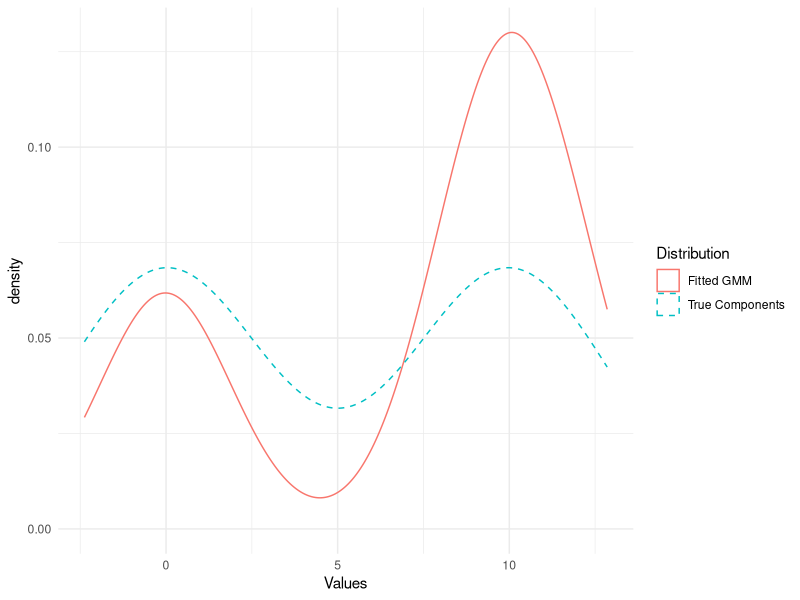
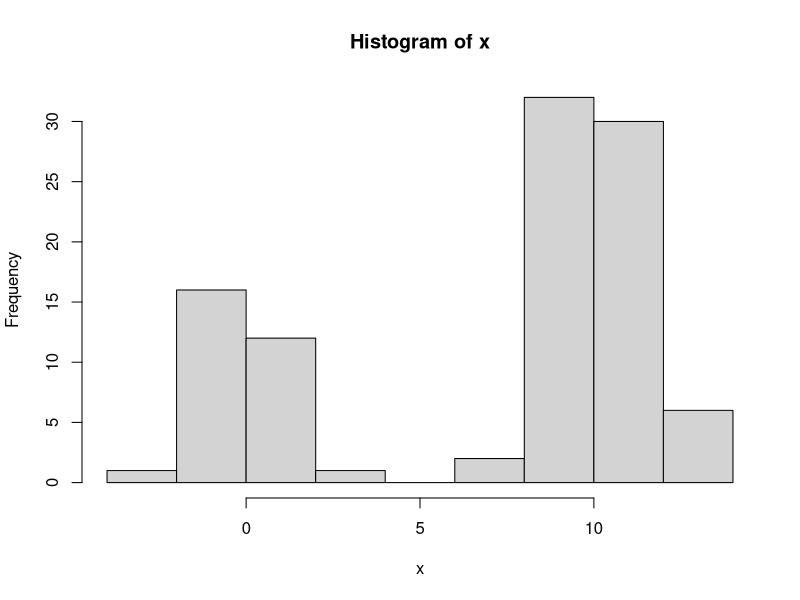

Write the R code that produced these figures, in order.
## ---- chunk 1
#Example 4: SEM Estimates for the Same Means but Different Variances

## Import the rmultinom function
library(stats)

#Set the Seed Number
set.seed(1456)

## Initialize the parameters
w = 0.3
mu1 =0
mu2 = 0
sigma2_1 = 1
sigma2_2 = 2

n = 200
K = 2
s = 0
sw = FALSE
LL = -Inf
LL.out = NULL
epsilon = 10^(-5)


# Define the Gaussian Mixture Model
z <- sample(1:2, n, replace = TRUE, prob = c(w, 1 - w))
y=ifelse(z==1,rnorm(n, mu1,sqrt(sigma2_1)),rnorm(n,mu2, sqrt(sigma2_2)))

## Checking convergence of the algorithm
while (s<=336) {
  
 gik = array(0, dim=c(n,K))  ##Responsibilities matrix
# Calculate responsibilities for each component K for each observation
for (i in 1:n) {
  gik[i, 1] <- (w * dnorm(y[i], mu1, sqrt(sigma2_1)))
  gik[i, 2] <- ((1 - w) * dnorm(y[i], mu2, sqrt(sigma2_2)))
}

# Normalize the responsibilities for each observation
for (i in 1:n) {
  gik[i,] <- gik[i,] / sum(gik[i,])
}

 #Simulate the latent variables matrix
Zik <- matrix(0, n, K)

  for (i in 1:n) {
    Zik[i,] <- rmultinom(1, 1, prob = gik[i,] )
  }

  ## Maximization step
  w1 = sum(Zik[,1]) / n
  
  mu11 = mu22 = 0
  for (i in 1:n) {
    mu11 = mu11 + Zik[i, 1] * y[i]
    mu22 = mu22 + Zik[i, 2] * y[i]
  }
   mu11 = mu11/sum(Zik[, 1])
   mu22 = mu22/sum(Zik[, 2])
   
  sigma2_11 = sigma2_22 = 0
  for (i in 1:n) {
    sigma2_11 = sigma2_11 + Zik[i, 1]*(y[i] - mu11)^2
    sigma2_22 = sigma2_22 + Zik[i, 2]* (y[i] - mu22)^2
  }
  
  sigma2_11 = sigma2_11/ sum(Zik[, 1])
  sigma2_22 = sigma2_22/sum(Zik[, 2])
  
  sigma_1 = sqrt(sigma2_11)
  sigma_2 = sqrt(sigma2_22)
  
  LLn = 0
  for (i in 1:n) {
    LLn = LLn + log(w1 * dnorm(y[i], mu11, sigma_1) + (1 - w1) * dnorm(y[i], mu22, sigma_2))
  }
  
  ## Check if LL or LLn is NA
  if (is.na(LL) || is.na(LLn)) {
    break
  }

  if (!is.na(LL) && !is.na(LLn) && abs(LLn - LL) < epsilon) {
  sw = TRUE
}
  if (abs(LLn - LL) < epsilon) {
    sw = TRUE
  }
    ## Check if LL and LLn are not NA before comparing
  if (!is.na(LL) && !is.na(LLn) && abs(LLn - LL) < epsilon) {
    sw = TRUE
  }
  LL = LLn
  LL.out = c(LL.out, LL)
  s = s + 1
  
mix.prop=c(w1,1-w1);mix.mean=c(mu11,mu22);mix.sigma2=c(sigma2_11,sigma2_22)
}

## Output the parameter estimates and plot the likelihood
round(mix.prop, 4)
round(mix.mean, 4)
round(mix.sigma2, 4)

s
LL

## ---- chunk 2

#Example 4: EM estimates of the Same Means and Different Variances

# Load required libraries
library(mclust)
library(MASS)
library(mixtools)


set.seed(1456)
n <- 200
prop <- 0.3

# Simulate data from a Gaussian mixture model
num_components <- 2
mixing_proportions <- c(0.3, 0.7)  # Proportions of each component
component_means <- c(0, 0)        # Means of each component
component_variances <- c(1, 2)     # Variances of each component

# Simulate data from the mixture model
z <- sample(1:num_components, n, replace = TRUE, prob = mixing_proportions)
x <- numeric(n)

for (i in 1:n) {
  if (z[i] == 1) {
    x[i] <- rnorm(1, component_means[1], sqrt(component_variances[1]))
  } else {
    x[i] <- rnorm(1, component_means[2], sqrt(component_variances[2]))
  }
}

# Fit Gaussian Mixture Model using the Mclust function
fit1 <- tryCatch(Mclust(x, G = 2, modelNames = "V"), error = function(e) NULL)

#The number of iterations is given as 
fit2<-normalmixEM(x)


# Check if the model fitted successfully
if (is.null(fit1)) {
  print("Model fitting failed. Try using different initialization or adjust parameters.")
} else {
  # To get the parameters of the fitted model:
  estimated_means <- fit1$parameters$mean
  estimated_variances <- fit1$parameters$variance
  estimated_proportions <- fit1$parameters$pro

  
  # Print the estimated parameters
  print(estimated_means)
  print(estimated_variances)
  print(estimated_proportions)
  
}

#Get the log likelihood
  LLn = 0
  for (i in 1:n) {
    LLn = LLn + log(estimated_proportions[1] * dnorm(x[i], estimated_means[1], sqrt(2.3175947) ) + (estimated_proportions[2]) * dnorm(x[i], estimated_means[2], sqrt(0.8817713)))
  }
  

## ---- chunk 3
#Example 1:Non-overlapping Mixture Components
# Load required libraries
library(mclust)
library(MASS)
library(ggplot2)


set.seed(1456)
n <- 100
prop <- 0.3

# Simulate data from a Gaussian mixture model
num_components <- 2
mixing_proportions <- c(0.3, 0.7)  # Proportions of each component
component_means <- c(0, 10)        # Means of each component
component_variances <- c(1, 2)     # Variances of each component

# Simulate data from the mixture model
z <- sample(1:num_components, n, replace = TRUE, prob = mixing_proportions)
x <- numeric(n)

for (i in 1:n) {
  if (z[i] == 1) {
    x[i] <- rnorm(1, component_means[1], sqrt(component_variances[1]))
  } else {
    x[i] <- rnorm(1, component_means[2], sqrt(component_variances[2]))
  }
}

# Fit Gaussian Mixture Model using the Mclust function
fit1 <- tryCatch(Mclust(x, G = 2, modelNames = "V"), error = function(e) NULL)

# Check if the model fitted successfully
if (is.null(fit1)) {
  print("Model fitting failed. Try using different initialization or adjust parameters.")
} else {
  # To get the parameters of the fitted model:
  estimated_means <- fit1$parameters$mean
  estimated_variances <- fit1$parameters$variance
  estimated_proportions <- fit1$parameters$pro

  # Print the estimated parameters
  print(estimated_means)
  print(estimated_variances)
  print(estimated_proportions)
  
  # Plot the Fitted GMM along with the true components
  ggplot(data.frame(x = x), aes(x = x)) +
    geom_density(aes(color = "Fitted GMM"), fill = NA) +
    geom_density(data = data.frame(x = c(component_means[1], component_means[2])),
                 aes(x = x, color = "True Components"), fill = NA, linetype = "dashed") +
    labs(x = "Values", color = "Distribution") +
    theme_minimal()
  
}
## ---- chunk 4
#Example 3 : Missing Data is too Large

library(mclust)
library(mixtools)

set.seed(1456)
n <- 100
prop <- 0.3

# Simulate data from a Gaussian mixture model
num_components <- 2
mixing_proportions <- c(0.3, 0.7)  # Proportions of each component
component_means <- c(0, 10)        # Means of each component
component_variances <- c(1, 2)     # Variances of each component

# Simulate data from the mixture model
z <- sample(1:num_components, n, replace = TRUE, prob = mixing_proportions)
x <- numeric(n)

for (i in 1:n) {
  if (z[i] == 1) {
    x[i] <- rnorm(1, component_means[1], sqrt(component_variances[1]))
  } else {
    x[i] <- rnorm(1, component_means[2], sqrt(component_variances[2]))
  }
}

hist(x)

# Fit Gaussian Mixture Models with different numbers of components
k_values <- c(3, 4, 5)
for (k in k_values) {
  cat(paste("Fitting GMM with", k, "components\n"))
  start_time <- Sys.time()
  num_iter = normalmixEM(x)

  # Fit the GMM using Mclust
  fit <- Mclust(x, G = k)
  
  # Print the results
  cat(paste("Number of iterations:", fit$G))
  
  end_time <- Sys.time()
  elapsed_time <- difftime(end_time, start_time, units = "secs")
  
  cat(paste("Elapsed time:", elapsed_time, "seconds\n"))
  
  # Print estimated parameters
  cat("Estimated Means:\n")
  print(fit$parameters$mean)
  
  cat("Estimated Variances:\n")
  print(fit$parameters$variance)
  
  cat("Estimated Proportions:\n")
  print(fit$parameters$pro)
}
